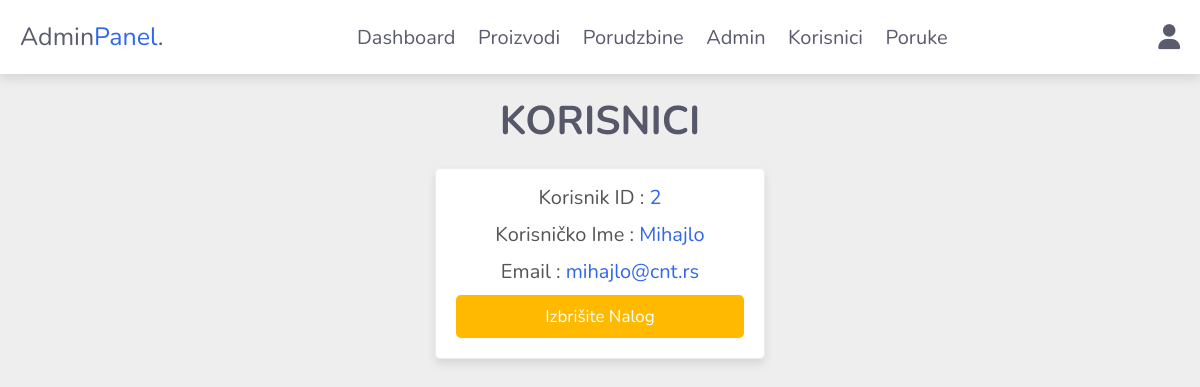
Screenshot of /admin/users_accounts.php (signed in) with the database file from the repository.
### tables this page shows
CREATE TABLE `users` (
  `id` int(100) NOT NULL,
  `name` varchar(20) NOT NULL,
  `email` varchar(50) NOT NULL,
  `password` varchar(50) NOT NULL
);

### admin/users_accounts.php (the view, shortened to what this page needs)
<?php
include '../components/connect.php';
?>
<!DOCTYPE html>
<html lang="en">
<head>
   <link rel="stylesheet" href="https://cdnjs.cloudflare.com/ajax/libs/font-awesome/6.1.1/css/all.min.css">
   <link rel="stylesheet" href="../css/admin_style.css">
</head>
<body>
<?php include '../components/admin_header.php'; ?>
<section class="accounts">
   <h1 class="heading">Korisnici</h1>
   <div class="box-container">
   <?php
      $select_accounts = $conn->prepare("SELECT * FROM `users`");
      $select_accounts->execute();
      if($select_accounts->rowCount() > 0){
         while($fetch_accounts = $select_accounts->fetch(PDO::FETCH_ASSOC)){
   ?>
   <div class="box">
      <p> Korisnik ID : <span><?= $fetch_accounts['id']; ?></span> </p>
      <p> Korisničko Ime : <span><?= $fetch_accounts['name']; ?></span> </p>
      <p> Email : <span><?= $fetch_accounts['email']; ?></span> </p>
      <a href="users_accounts.php?delete=<?= $fetch_accounts['id']; ?>" onclick="return confirm('Izbrišite ovaj Nalog, sve informacije će biti izbrisane!')" class="delete-btn">Izbrišite Nalog</a>
   </div>
   <?php
         }
      }else{
         echo '<p class="empty">no accounts available!</p>';
      }
   ?>
   </div>
</section>
</body>
</html>

### css/admin_style.css (style rules this page uses)
:root { --main-color:#3167eb;; --orange:#FF6c00; --red:#FFBA00; --black:#2b2d42c7; --white:#fff; --white-border: #ebedef; --light-color:#555; --light-bg:#eee; --border:.1rem solid var(--white-border); --box-shadow:0 .5rem 1rem rgba(0,0,0,.1); }
* { font-family: 'Nunito', sans-serif; margin:0; padding:0; box-sizing: border-box; outline: none; border:none; text-decoration: none; }
html { font-size: 62.5%; overflow-x: hidden; }
body { background-color: var(--light-bg); }
section { padding:2rem; max-width: 1200px; margin:0 auto; }
.heading { font-size: 4rem; color:var(--black); margin-bottom: 2rem; text-align: center; text-transform: uppercase; }
.btn, .delete-btn, .option-btn { display: block; width: 100%; margin-top: 1rem; border-radius: .5rem; padding:1rem 3rem; font-size: 1.7rem; text-transform: capitalize; color:var(--white); cursor: pointer; text-align: center; }
.delete-btn { background-color: var(--red); }
.accounts .box-container { display: grid; grid-template-columns: repeat(auto-fit, 33rem); gap:1.5rem; align-items: flex-start; justify-content: center; }
.accounts .box-container .box { padding:2rem; padding-top: .5rem; border-radius: .5rem; text-align: center; border:var(--border); background-color: var(--white); box-shadow: var(--box-shadow); }
.accounts .box-container .box p { font-size: 2rem; color:var(--light-color); margin: 1rem 0; }
.accounts .box-container .box p span { color:var(--main-color); }

### rows the page displays
users: id "2", name "Mihajlo", email "mihajlo@cnt.rs"
